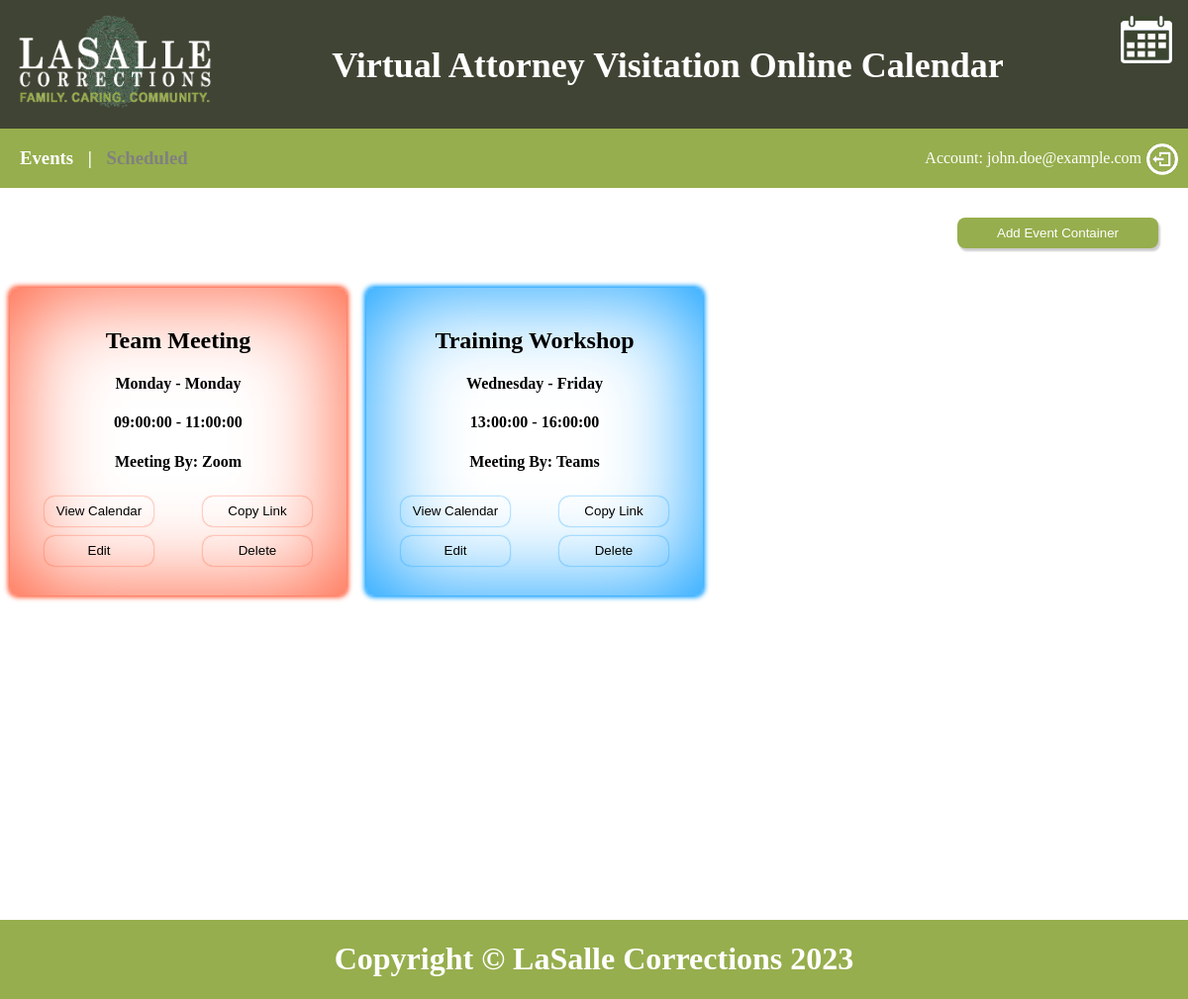
Screenshot of /eventContainers.php (signed in) with the database file from the repository.
### tables this page shows
CREATE TABLE IF NOT EXISTS event_containers (
    event_container_id INT AUTO_INCREMENT PRIMARY KEY,
    facility VARCHAR(50) NOT NULL,
    event_name VARCHAR(255) NOT NULL,
    start_day VARCHAR(20) NOT NULL,
    end_day VARCHAR(20) NOT NULL,
    start_time TIME NOT NULL,
    end_time TIME NOT NULL,
    duration VARCHAR(50) NOT NULL DEFAULT "30 min",
    time_zone VARCHAR(50) NOT NULL,
    meeting_type VARCHAR(50) NOT NULL,
    description TEXT,
    color VARCHAR(7) NOT NULL,
    isDeleted BOOLEAN NOT NULL DEFAULT FALSE
);

### includes/loadEventContainers.php (the view, shortened to what this page needs)
<?php
$conn = new mysqli($db_host, $db_username, $db_password, $db_database);
if(isset($_SESSION['facility'])) {
    $facility = $_SESSION['facility'];
    $sql = "SELECT * FROM event_containers WHERE (facility = ? AND isDeleted != 1)";
    $stmt = $conn->prepare($sql);
    $stmt->bind_param("s", $facility);
    $stmt->execute();
    $result = $stmt->get_result();
    if ($result->num_rows > 0) {
        while($row = $result->fetch_assoc()) {
            $eventContainerID = $row["event_container_id"];
            $eventName = $row["event_name"];
            $startDay = $row["start_day"];
            $endDay = $row["end_day"];
            $startTime = $row["start_time"];
            $endTime = $row["end_time"];
            $meetingType = $row["meeting_type"];
            $color = $row["color"];
            echo "<div id='$eventContainerID' class='eventContainer' style='--event-color: $color;'>";
            echo "<h2 class='event-headline'>$eventName</h4>";
            echo "<h4 class='day-range'>$startDay - $endDay</h4>";
            echo "<h4 class='time-range'>$startTime - $endTime</h4>";
            echo "<h4 class='meeting-type'>Meeting By: $meetingType</h4>";
            echo "<div class='button-div'>";
            echo "<button id='viewCalendarButton$eventContainerID' class='event-container-button' style='--event-color-darker: $color;'>View Calendar</button>";
            echo "<button id='copyLinkButton$eventContainerID' class='event-container-button' style='--event-color-darker: $color;'>Copy Link</button>";
            echo "<button id='editButton$eventContainerID' class='event-container-button' style='--event-color-darker: $color;'>Edit</button>";
            echo "<button id='deleteButton$eventContainerID' class='event-container-button' style='--event-color-darker: $color;'>Delete</button>";
            echo "</div>";
            echo "</div>";
        }
    } else {
        echo "0 results";
    }
}

### public/css/main.css (style rules this page uses)
body { margin: 0px; }

### public/css/eventContainer.css (style rules this page uses)
.eventContainer { padding: 20px; margin: 10px; width: 300px; text-align: center; border: 0px solid var(--event-color, black); border-radius: 8px; box-shadow: 0px 0px 100px 1px var(--event-color, black) inset, 0px 0px 5px 2px var(--event-color, black); }
.button-div { display: grid; grid-template-columns: max-content max-content; justify-content: space-between; margin-left: 10px; margin-right: 10px; margin-bottom: 5px; }
.eventContainer button { width: 110px; height: 30px; padding: 5px 5px 5px 5px; margin: 5px 5px 5px 5px; background-color: transparent; color: var(--event-text-color, black); border-width: 0px; border-color: var(--event-color-darker, black); border-radius: 10px; box-shadow: 0px 0px 3px rgba(0, 0, 0, 0.2); box-shadow: 0px 0px 2px 0px var(--event-color-darker, black); }

### rows the page displays
event_containers: event_name "Team Meeting", start_day "Monday", end_day "Monday", start_time "09:00:00", end_time "11:00:00", meeting_type "Zoom"
event_containers: event_name "Training Workshop", start_day "Wednesday", end_day "Friday", start_time "13:00:00", end_time "16:00:00", meeting_type "Teams"
